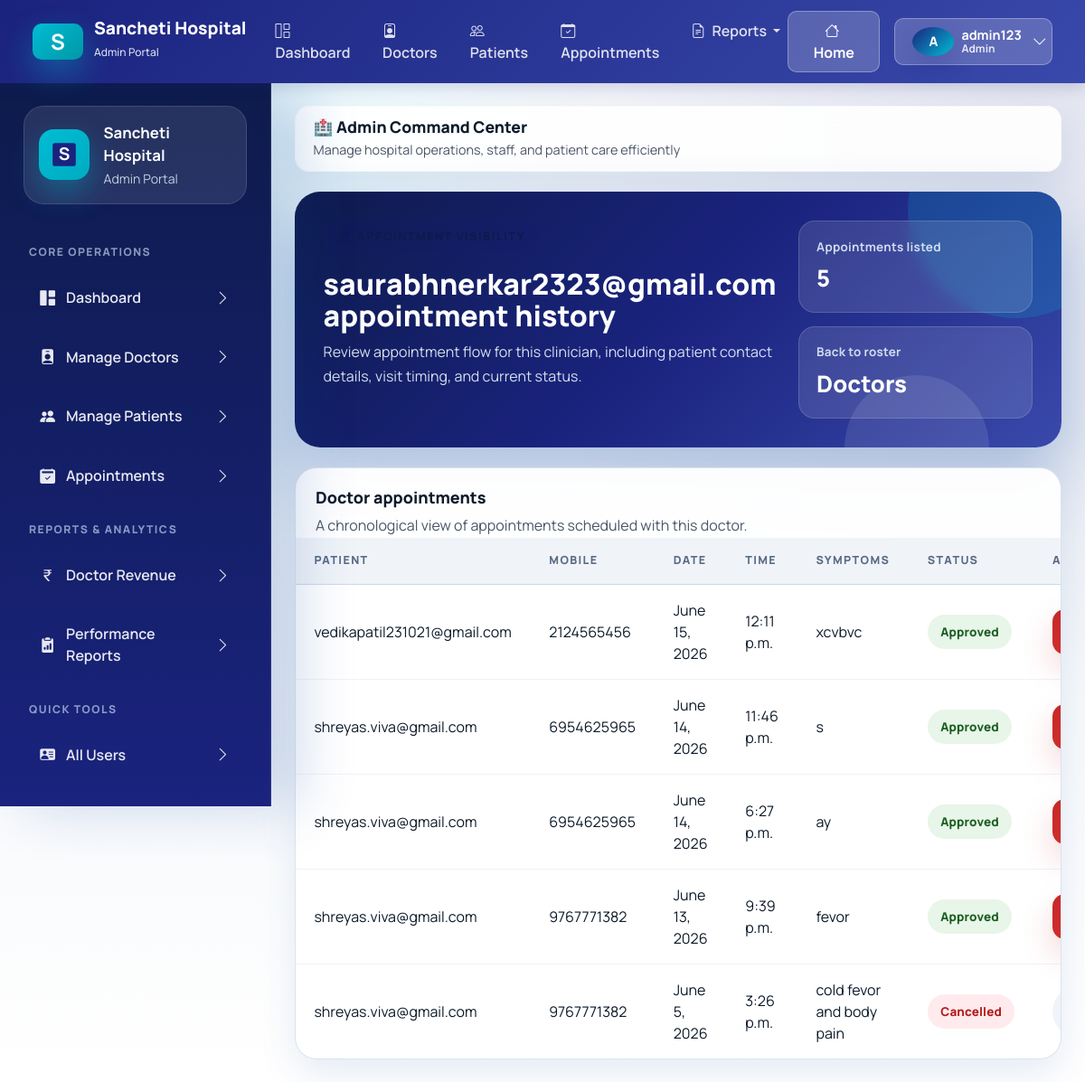
/adminpanel/doctor/1/appointments/ (signed in), run on the app's committed database.
### accounts/models.py (models this page shows, shortened)
class CustomUser(AbstractUser):
    ROLE_CHOICES = (
        ("admin", "Admin"),
        ("doctor", "Doctor"),
        ("patient", "Patient"),
    )
    username = models.CharField(max_length=150, unique=True, blank=True, null=True)
    email = models.EmailField(unique=True)
    role = models.CharField(max_length=10, choices=ROLE_CHOICES, default="patient")
    education = models.CharField(max_length=200, blank=True, null=True)
    experience = models.IntegerField(blank=True, null=True)
    bio = models.TextField(blank=True, null=True)
    fees = models.DecimalField(max_digits=8, decimal_places=2, blank=True, null=True)
    specialization = models.ForeignKey(
        "Specialization",
        on_delete=models.SET_NULL,
        null=True,
        blank=True
    )
    is_email_verified = models.BooleanField(default=False)
    email_verification_token = models.UUIDField(default=uuid.uuid4, editable=False, null=True, blank=True)
    USERNAME_FIELD = "email"
    REQUIRED_FIELDS = []
    objects = CustomUserManager()

### doctor/models.py (models this page shows, shortened)
class Appointment(models.Model):
    doctor = models.ForeignKey(CustomUser, on_delete=models.CASCADE, related_name="doctor_appointments")
    patient = models.ForeignKey(CustomUser, on_delete=models.CASCADE, related_name="patient_appointments", null=True, blank=True)
    symptoms = models.TextField(blank=True, null=True)
    patient_name = models.CharField(max_length=100)
    patient_mobile = models.CharField(max_length=15)
    date = models.DateField()
    time = models.TimeField()
    STATUS_CHOICES = [
        ("Pending", "Pending"),
        ("Approved", "Approved"),
        ("Cancelled", "Cancelled"),
    ]
    status = models.CharField(max_length=20, choices=STATUS_CHOICES, default="Pending")
    created_at = models.DateTimeField(auto_now_add=True)

### adminpanel/views.py (the view)
# urls.py: path("doctor/<int:pk>/appointments/", views.doctor_appointments, name="doctor_appointments"),
@login_required
@user_passes_test(is_admin)
def doctor_appointments(request, pk):
    doctor = get_object_or_404(CustomUser, pk=pk, role="doctor")
    appointments = Appointment.objects.filter(doctor=doctor).order_by("-date", "-time")
    return render(
        request,
        "adminpanel/doctor_appointments.html",
        {"appointments": appointments, "doctor": doctor},
    )

### adminpanel/views.py (called while the page is built)
def is_admin(user):
    return user.role == "admin"

### adminpanel/templates/adminpanel/doctor_appointments.html (shortened to what this page needs)
{% extends "base.html" %}
{% block content %}
<section class="page-hero">
    <div>
        <span class="eyebrow">
            <i class="bi bi-calendar2-week"></i>
        </span>
        <h2>{{ doctor.first_name|default:doctor.email }} appointment history</h2>
        <p>Review appointment flow for this clinician, including patient contact details, visit timing, and current status.</p>
    </div>
    <div class="page-hero-side">
        <div class="mini-stat">
            <span class="mini-stat-label">Appointments listed</span>
            <span class="mini-stat-value">{{ appointments|length }}</span>
        </div>
        <div class="mini-stat">
            <span class="mini-stat-label">Back to roster</span>
            <span class="mini-stat-value"><a href="{% url 'adminpanel:doctors_list' %}" class="text-white text-decoration-none">Doctors</a></span>
        </div>
    </div>
</section>
<section class="table-card">
    <div class="table-toolbar">
        <div>
            <h3 class="table-title">Doctor appointments</h3>
            <p class="table-copy">A chronological view of appointments scheduled with this doctor.</p>
        </div>
    </div>
    <div class="table-responsive">
        <table class="app-table">
            <thead>
                <tr>
                    <th>Patient</th>
                    <th>Mobile</th>
                    <th>Date</th>
                    <th>Time</th>
                    <th>Symptoms</th>
                    <th>Status</th>
                    <th>Actions</th>
                </tr>
            </thead>
            <tbody>
                {% for appointment in appointments %}
                <tr>
                    <td>{{ appointment.patient_name }}</td>
                    <td>{{ appointment.patient_mobile }}</td>
                    <td>{{ appointment.date }}</td>
                    <td>{{ appointment.time }}</td>
                    <td>{{ appointment.symptoms|default:"Not provided" }}</td>
                    <td><span class="status-pill status-{{ appointment.status|title }}">{{ appointment.status|title }}</span></td>
                    <td>
                        <div class="inline-actions">
                            {% if appointment.status|lower != "cancelled" %}
                            <form method="post" action="{% url 'adminpanel:cancel_appointment' appointment.pk %}" class="d-inline">
                                <button class="btn-danger-soft" type="submit" onclick="return confirm('Cancel this appointment?');">
                                </button>
                            </form>
                            {% else %}
                            <span class="soft-pill soft-pill--muted">No actions available</span>
                            {% endif %}
                        </div>
                    </td>
                </tr>
                {% endfor %}
            </tbody>
        </table>
    </div>
</section>
{% endblock %}

### templates/base.html (shortened to what this page needs)
{% load static %}
<!DOCTYPE html>
<html lang="en">
<head>
    <link href="https://cdn.jsdelivr.net/npm/bootstrap@5.3.3/dist/css/bootstrap.min.css" rel="stylesheet">
    <link rel="stylesheet" href="https://cdn.jsdelivr.net/npm/bootstrap-icons@1.11.3/font/bootstrap-icons.min.css">
    <link rel="stylesheet" href="{% static 'css/healthcare-ui.css' %}">
</head>
<body>
    {% if request.user.is_authenticated %}
    <nav class="navbar navbar-expand-lg classic-navbar">
        <div class="container-fluid">
            <a class="navbar-brand" href="{% url 'accounts:home' %}">
                <div class="brand-icon">S</div>
                <div>
                    <div style="line-height: 1;">Sancheti Hospital</div>
                    <small style="font-size: 0.75rem; opacity: 0.85; font-weight: 500;">{{ request.user.role|title }} Portal</small>
                </div>
            </a>
            <div class="collapse navbar-collapse" id="navbarNav">
                <ul class="navbar-nav me-auto mb-2 mb-lg-0 ms-4">
                    {% if request.user.role == "admin" %}
                    <li class="nav-item">
                        <a class="nav-link {% if request.resolver_match.url_name == 'dashboard' and request.resolver_match.namespace == 'adminpanel' %}active{% endif %}" href="{% url 'adminpanel:dashboard' %}">
                            <i class="bi bi-grid-1x2 me-1"></i> Dashboard
                        </a>
                    </li>
                    <li class="nav-item">
                        <a class="nav-link {% if request.resolver_match.url_name == 'doctors_list' %}active{% endif %}" href="{% url 'adminpanel:doctors_list' %}">
                            <i class="bi bi-person-badge me-1"></i> Doctors
                        </a>
                    </li>
                    <li class="nav-item">
                        <a class="nav-link {% if request.resolver_match.url_name == 'patients_list' %}active{% endif %}" href="{% url 'adminpanel:patients_list' %}">
                            <i class="bi bi-people me-1"></i> Patients
                        </a>
                    </li>
                    <li class="nav-item">
                        <a class="nav-link {% if request.resolver_match.url_name == 'appointments' %}active{% endif %}" href="{% url 'adminpanel:appointments' %}">
                            <i class="bi bi-calendar-check me-1"></i> Appointments
                        </a>
                    </li>
                    <li class="nav-item dropdown">
                        <a class="nav-link dropdown-toggle" href="#" role="button" data-bs-toggle="dropdown" aria-expanded="false">
                            <i class="bi bi-file-earmark-text me-1"></i> Reports
                        </a>
                    </li>
                    {% endif %}
                </ul>
                <div class="d-flex align-items-center gap-3">
                    <a class="btn btn-navbar" href="{% url 'accounts:home' %}">
                        <i class="bi bi-house me-1"></i> Home
                    </a>
                    <div class="dropdown">
                        <button class="btn btn-navbar d-flex align-items-center gap-2" type="button" id="userDropdown" data-bs-toggle="dropdown" aria-expanded="false">
                            <div class="avatar-badge" style="width: 32px; height: 32px; font-size: 0.9rem;">{{ request.user.username|first|upper }}</div>
                            <div class="d-none d-md-block text-start" style="line-height: 1.1;">
                                <div style="font-size: 0.9rem; font-weight:700;">{{ request.user.username }}</div>
                                <div style="font-size:0.75rem; opacity:0.85;">{{ request.user.role|title }}</div>
                            </div>
                            <i class="bi bi-chevron-down ms-1"></i>
                        </button>
                    </div>
                </div>
            </div>
        </div>
    </nav>
    <div class="app-shell app-shell-with-top-nav">
        <aside class="app-sidebar d-none d-xl-flex flex-column" data-sidebar>
            <div class="sidebar-brand">
                <div class="brand-icon">
                    <svg width="32" height="32" viewBox="0 0 100 100" fill="none" xmlns="http://www.w3.org/2000/svg">
                        <rect x="10" y="10" width="80" height="80" rx="8" fill="#1a237e"/>
                        <text x="50" y="70" font-size="60" font-weight="bold" fill="white" text-anchor="middle">S</text>
                    </svg>
                </div>
                <div class="brand-copy">
                    <strong>Sancheti Hospital</strong>
                    <span class="text-capitalize">{{ request.user.role }} Portal</span>
                </div>
            </div>
            {% if request.user.role == "admin" %}
            <div class="sidebar-section-label">Core Operations</div>
            <nav class="sidebar-nav">
                <a class="sidebar-link {% if request.resolver_match.namespace == 'adminpanel' and request.resolver_match.url_name == 'dashboard' %}active{% endif %}" href="{% url 'adminpanel:dashboard' %}">
                    <span><i class="bi bi-grid-1x2-fill"></i> Dashboard</span>
                    <i class="bi bi-chevron-right"></i>
                </a>
                <a class="sidebar-link {% if request.resolver_match.namespace == 'adminpanel' and request.resolver_match.url_name == 'doctors_list' %}active{% endif %}" href="{% url 'adminpanel:doctors_list' %}">
                    <span><i class="bi bi-person-badge-fill"></i> Manage Doctors</span>
                    <i class="bi bi-chevron-right"></i>
                </a>
                <a class="sidebar-link {% if request.resolver_match.namespace == 'adminpanel' and request.resolver_match.url_name == 'patients_list' %}active{% endif %}" href="{% url 'adminpanel:patients_list' %}">
                    <span><i class="bi bi-people-fill"></i> Manage Patients</span>
                    <i class="bi bi-chevron-right"></i>
                </a>
                <a class="sidebar-link {% if request.resolver_match.namespace == 'adminpanel' and request.resolver_match.url_name == 'appointments' %}active{% endif %}" href="{% url 'adminpanel:appointments' %}">
                    <span><i class="bi bi-calendar2-check-fill"></i> Appointments</span>
                    <i class="bi bi-chevron-right"></i>
                </a>
            </nav>
            <div class="sidebar-section-label">Reports & Analytics</div>
            <nav class="sidebar-nav">
                <a class="sidebar-link {% if request.resolver_match.namespace == 'adminpanel' and request.resolver_match.url_name == 'doctor_revenue_report' %}active{% endif %}" href="{% url 'adminpanel:doctor_revenue_report' %}">
                    <span><i class="bi bi-currency-rupee"></i> Doctor Revenue</span>
                    <i class="bi bi-chevron-right"></i>
                </a>
                <a class="sidebar-link {% if request.resolver_match.namespace == 'adminpanel' and request.resolver_match.url_name == 'doctor_report' %}active{% endif %}" href="{% url 'adminpanel:doctor_report' %}">
                    <span><i class="bi bi-clipboard2-data-fill"></i> Performance Reports</span>
                    <i class="bi bi-chevron-right"></i>
                </a>
            </nav>
            <div class="sidebar-section-label">Quick Tools</div>
            <nav class="sidebar-nav">
                <a class="sidebar-link {% if request.resolver_match.namespace == 'adminpanel' and request.resolver_match.url_name == 'registered_users' %}active{% endif %}" href="{% url 'adminpanel:registered_users' %}">
                    <span><i class="bi bi-person-vcard-fill"></i> All Users</span>
                    <i class="bi bi-chevron-right"></i>
                </a>
                <a class="sidebar-link {% if request.resolver_match.namespace == 'adminpanel' and request.resolver_match.url_name == 'search_doctor' %}active{% endif %}" href="{% url 'adminpanel:search_doctor' %}">
                    <span><i class="bi bi-search"></i> Search Doctors</span>
                    <i class="bi bi-chevron-right"></i>
                </a>
            </nav>
            {% endif %}
        </aside>
        <main class="content-area">
            <div class="topbar d-none d-xl-block" style="border-radius: 16px; padding: 0.75rem 1.25rem; background: rgba(255,255,255,0.9); border:1px solid rgba(203, 208, 210, 0.1);">
                <div class="topbar-copy">
                    <h1 style="font-size: 1.1rem;">
                        {% if request.user.role == "admin" %}🏥 Admin Command Center{% endif %}
                    </h1>
                    <p style="font-size: 0.9rem;">
                        {% if request.user.role == "admin" %}Manage hospital operations, staff, and patient care efficiently{% endif %}
                    </p>
                </div>
            </div>
            <div class="page-stack">
                {% block content %}{% endblock %}
            </div>
        </main>
    </div>
    {% endif %}
</body>
</html>

### templates/base.html (style rules this page uses)
.classic-navbar { background: linear-gradient(135deg, #1a237e 0%, #3949ab 100%); box-shadow: 0 4px 16px rgba(26, 35, 126, 0.2); padding: 0.75rem 1.5rem; position: sticky; top: 0; z-index: 1050; }
.classic-navbar .navbar-brand { display: flex; align-items: center; gap: 12px; color: white !important; font-weight: 800; font-size: 1.2rem; }
.classic-navbar .brand-icon { width: 40px; height: 40px; border-radius: 10px; background: linear-gradient(135deg, #00bcd4 0%, #0097a7 100%); display: grid; place-items: center; font-weight: bold; font-size: 1.5rem; color: white; }
.classic-navbar .nav-link { color: rgba(255,255,255,0.85) !important; font-weight: 600; padding: 0.5rem 1rem; transition: all 0.2s ease; }
.classic-navbar .btn-navbar { background: rgba(255,255,255,0.2); border: 1px solid rgba(255,255,255,0.3); color: white; font-weight: 700; border-radius: 10px; padding: 0.55rem 1.2rem; transition: all 0.2s ease; }
.app-shell-with-top-nav { padding-top: 0; }

### data on the page
CustomUser: user.role "Admin", user.username|first "A", user.username "admin123"
CustomUser: first_name "saurabhnerkar2323@gmail.com"
Appointment: patient_name "vedikapatil231021@gmail.com", patient_mobile "2124565456", date "June 15, 2026", time "12:11 p.m.", symptoms "xcvbvc", status "Approved"
Appointment: patient_name "shreyas.viva@gmail.com", patient_mobile "6954625965", date "June 14, 2026", time "11:46 p.m.", symptoms "s", status "Approved"
Appointment: patient_name "shreyas.viva@gmail.com", patient_mobile "6954625965", date "June 14, 2026", time "6:27 p.m.", symptoms "ay", status "Approved"
Appointment: patient_name "shreyas.viva@gmail.com", patient_mobile "9767771382", date "June 13, 2026", time "9:39 p.m.", symptoms "fevor", status "Approved"
Appointment: patient_name "shreyas.viva@gmail.com", patient_mobile "9767771382", date "June 5, 2026", time "3:26 p.m.", symptoms "cold fevor and body pain", status "Cancelled"

### other printed values
{{ appointments|length }} "5"
